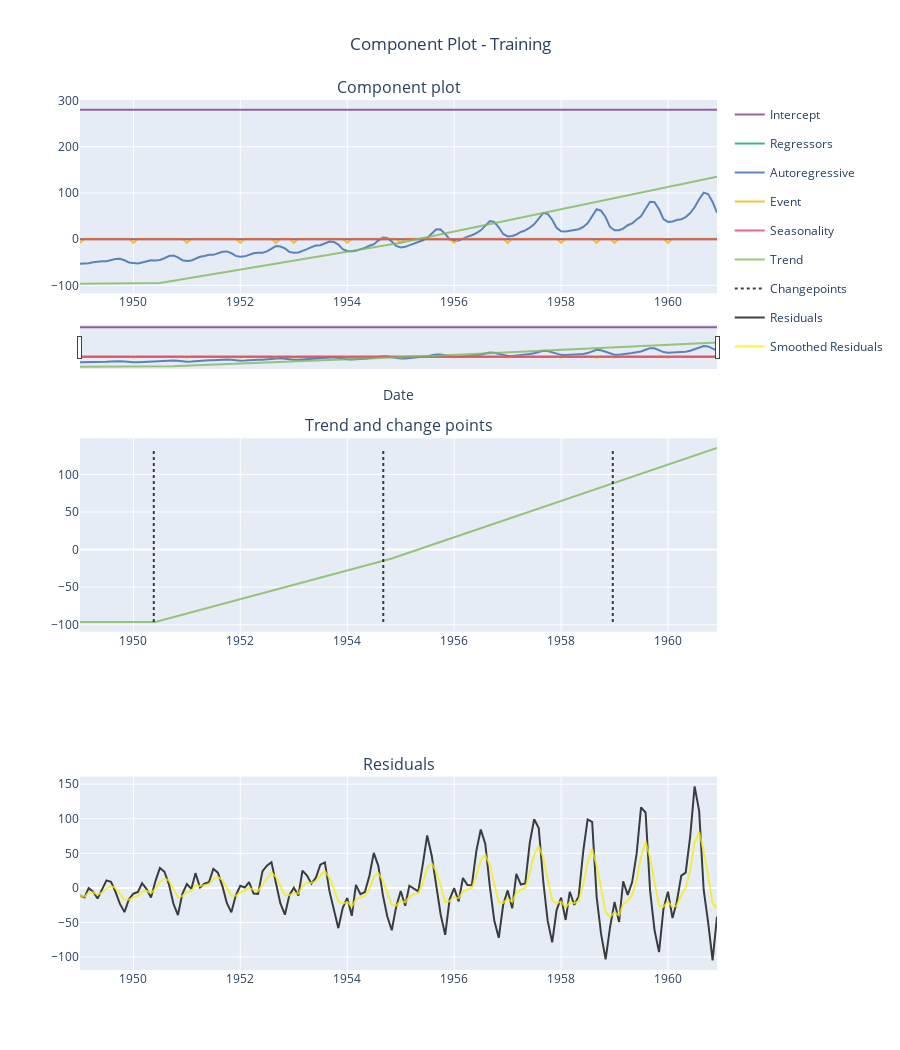

Here is the notebook cell this chart was saved with:
### Code cell
fig=forecast.plot_components()
iplot(fig)

### Figure 1 — Plotly figure (JSON) as saved in the notebook; plotly's stock layout.template omitted (floating-point values rounded to 4 significant figures; data arrays with more than 128 entries replaced by an {"elided": "..."} marker saying what was removed)
{"data": [{"line": {"color": "rgb(127, 60, 141)"}, "name": "Intercept", "opacity": 0.8, "type": "scatter", "x": {"elided": "144 str values"}, "xaxis": "x", "y": {"elided": "144 float values"}, "yaxis": "y"}, {"line": {"color": "rgb(17, 165, 121)"}, "name": "Regressors", "opacity": 0.8, "type": "scatter", "x": {"elided": "144 str values"}, "xaxis": "x", "y": {"elided": "144 int values"}, "yaxis": "y"}, {"line": {"color": "rgb(57, 105, 172)"}, "name": "Autoregressive", "opacity": 0.8, "type": "scatter", "x": {"elided": "144 str values"}, "xaxis": "x", "y": {"elided": "144 float values"}, "yaxis": "y"}, {"line": {"color": "rgb(242, 183, 1)"}, "name": "Event", "opacity": 0.8, "type": "scatter", "x": {"elided": "144 str values"}, "xaxis": "x", "y": {"elided": "144 float values"}, "yaxis": "y"}, {"line": {"color": "rgb(231, 63, 116)"}, "name": "Seasonality", "opacity": 0.8, "type": "scatter", "x": {"elided": "144 str values"}, "xaxis": "x", "y": {"elided": "144 int values"}, "yaxis": "y"}, {"legendgroup": "TrendGroup", "line": {"color": "rgb(128, 186, 90)"}, "name": "Trend", "opacity": 0.8, "type": "scatter", "x": {"elided": "144 str values"}, "xaxis": "x", "y": {"elided": "144 float values"}, "yaxis": "y"}, {"legendgroup": "TrendGroup", "line": {"color": "rgb(128, 186, 90)"}, "name": "Trend", "opacity": 0.8, "showlegend": false, "type": "scatter", "x": {"elided": "144 str values"}, "xaxis": "x2", "y": {"elided": "144 float values"}, "yaxis": "y2"}, {"legendgroup": "Changepoints", "line": {"color": "#000000", "dash": "dot", "width": 2}, "mode": "lines", "name": "Changepoints", "opacity": 0.75, "showlegend": true, "type": "scatter", "x": ["1954-09-04T00:00:00", "1954-09-04T00:00:00"], "xaxis": "x2", "y": [-96.35, 135.1], "yaxis": "y2"}, {"legendgroup": "Changepoints", "line": {"color": "#000000", "dash": "dot", "width": 2}, "mode": "lines", "name": "Changepoints", "opacity": 0.75, "showlegend": false, "type": "scatter", "x": ["1950-05-20T00:00:00", "1950-05-20T00:00:00"], "xaxis": "x2", "y": [-96.35, 135.1], "yaxis": "y2"}, {"legendgroup": "Changepoints", "line": {"color": "#000000", "dash": "dot", "width": 2}, "mode": "lines", "name": "Changepoints", "opacity": 0.75, "showlegend": false, "type": "scatter", "x": ["1958-12-20T00:00:00", "1958-12-20T00:00:00"], "xaxis": "x2", "y": [-96.35, 135.1], "yaxis": "y2"}, {"line": {"color": "rgb(0,0,0)"}, "name": "Residuals", "opacity": 0.75, "type": "scatter", "x": {"elided": "144 str values"}, "xaxis": "x3", "y": {"elided": "144 float values"}, "yaxis": "y3"}, {"line": {"color": "rgb(250,237,9)"}, "name": "Smoothed Residuals", "opacity": 0.75, "type": "scatter", "x": {"elided": "144 str values"}, "xaxis": "x3", "y": {"elided": "144 float values"}, "yaxis": "y3"}], "layout": {"annotations": [{"font": {"size": 16}, "showarrow": false, "text": "Component plot", "x": 0.5, "xanchor": "center", "xref": "paper", "y": 1, "yanchor": "bottom", "yref": "paper"}, {"font": {"size": 16}, "showarrow": false, "text": "Trend and change points", "x": 0.5, "xanchor": "center", "xref": "paper", "y": 0.6111, "yanchor": "bottom", "yref": "paper"}, {"font": {"size": 16}, "showarrow": false, "text": "Residuals", "x": 0.5, "xanchor": "center", "xref": "paper", "y": 0.2222, "yanchor": "bottom", "yref": "paper"}], "height": 1050, "title": {"text": "Component Plot - Training", "x": 0.5}, "xaxis": {"anchor": "y", "domain": [0, 1], "matches": "x3", "rangeslider": {"thickness": 0.05, "visible": true}, "showticklabels": true, "title": {"text": "Date"}}, "xaxis2": {"anchor": "y2", "domain": [0, 1], "matches": "x3", "showticklabels": true}, "xaxis3": {"anchor": "y3", "domain": [0, 1]}, "yaxis": {"anchor": "x", "domain": [0.7778, 1], "fixedrange": false}, "yaxis2": {"anchor": "x2", "domain": [0.3889, 0.6111], "fixedrange": false}, "yaxis3": {"anchor": "x3", "domain": [0, 0.2222], "fixedrange": false}}}
